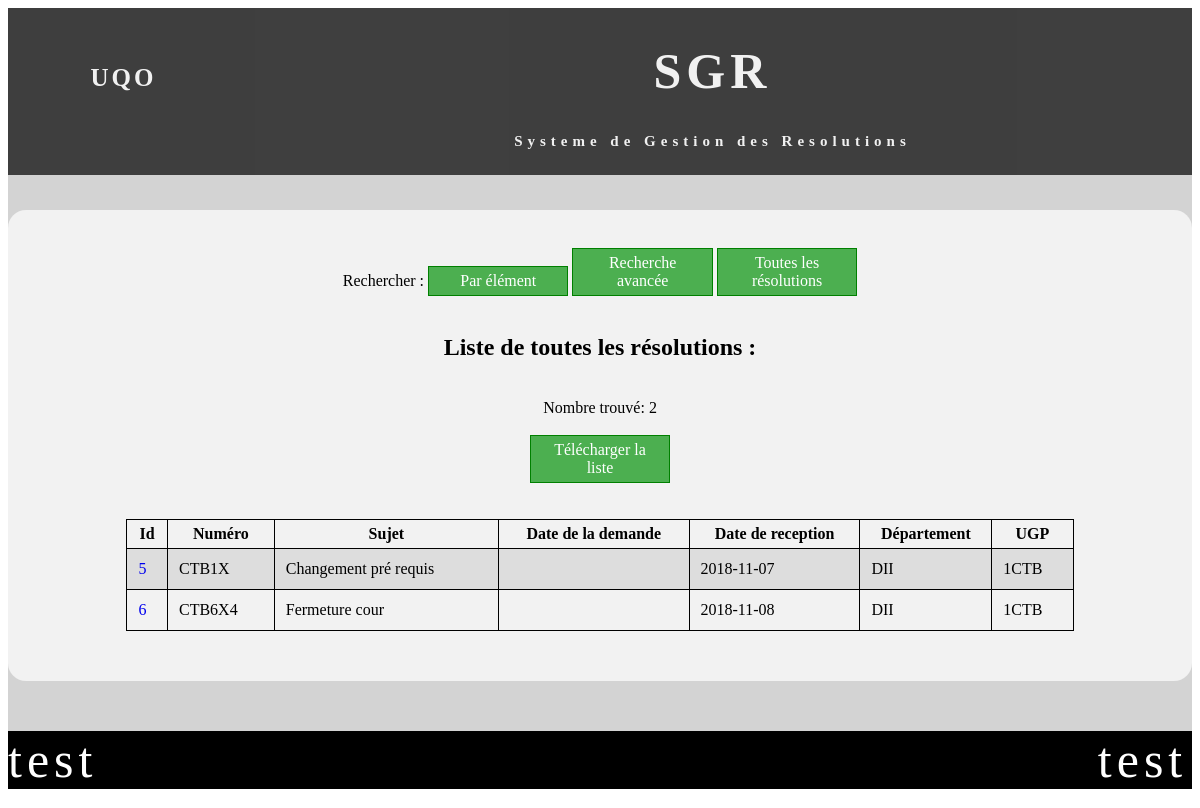
The app's page /index.php?action=voirReso, older data.
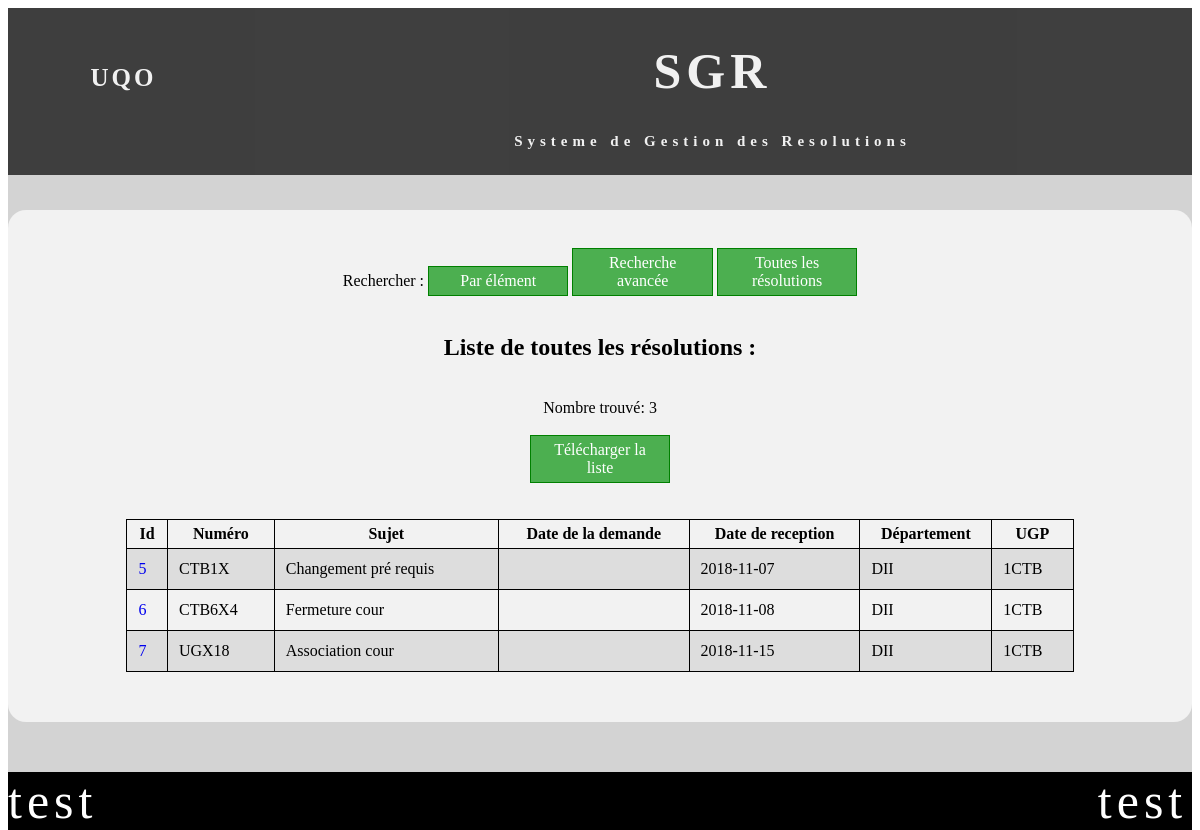
The same page, newer data.
### tables this page shows
CREATE TABLE IF NOT EXISTS `receptionreso` (
  `id` int(5) NOT NULL AUTO_INCREMENT,
  `NumReception` varchar(10) NOT NULL,
  `Sujet` varchar(300) DEFAULT NULL,
  `NumProjet_id` int(11) DEFAULT NULL,
  `DateDemande` date NOT NULL,
  `DateReception` date DEFAULT NULL,
  `Traitement` varchar(60) DEFAULT NULL,
  `Notes` varchar(2000) DEFAULT NULL,
  `Departement_id` varchar(10) DEFAULT NULL,
  `codeUgp_id` varchar(10) DEFAULT NULL,
  `agent_id` varchar(50) DEFAULT NULL,
  PRIMARY KEY (`id`),
  UNIQUE KEY `NumReception` (`id`)
);

### controller/controlPublique.php (called while the page is built, shortened)
<?php
class controlPublique {
    private $vue;
    private $modelReceptionReso;
    function __construct() {
        $this->vue = new VuePublique();
        $this->modelReceptionReso = new ReceptionReso();
    }
    public function rechercheReso() {
        $reso = $this->modelReceptionReso->allResolutionTrie();
        $this->vue->rechercheResolution($reso);
    }
}

### model/receptionReso.php (called while the page is built, shortened)
<?php
class ReceptionReso {
    private $id;
    private $num;
    private $sujet;
    private $dateDemande;
    private $departement_id;
    private $codeUgp_id;
    function creerReceptionReso($i,$n,$s, $np, $dd, $dr, $t,$nt,$d,$c,$a) {
        $reso = new ReceptionReso();
        $reso->id=$i;
        $reso->num = $n;
        $reso->sujet=$s;
        $reso->numProjet_id = $np;
        $reso->dateDemande = $dd;
        $reso->dateReception = $dr;
        $reso->traitement = $t;
        $reso->notes= $nt;
        $reso->departement_id = $d;
        $reso->codeUgp_id = $c;
        $reso->agent_id = $a;
        return ($reso);
    }
    function allResolutionTrie(){
        $bdd = new ConnexionBDD();
        $sql = "SELECT * FROM receptionreso ORDER BY Id ASC";
        $result = mysqli_query($bdd->getConnexionBDD(), $sql);
        $allReso= array();
        while ($row = mysqli_fetch_array($result)) {
            $reso= $this->creerReceptionReso($row["id"],$row["NumReception"], $row["Sujet"],$row["NumProjet_id"],$row["DateDemande"],$row["DateReception"],$row["Traitement"],$row["Notes"],$row["Departement_id"],$row["codeUgp_id"],$row["agent_id"]);
            array_push($allReso,$reso);
        }
        return($allReso);
    }
    function getId() {
        return $this->id;
    }
    function getNum() {
        return $this->num;
    }
    function getSujet() {
        return $this->sujet;
    }
    function getDateDemande() {
        return $this->dateDemande;
    }
    function getDepartement_id() {
        return $this->departement_id;
    }
    function getCodeUgp_id() {
        return $this->codeUgp_id;
    }
}

### model/connexionBDD.php (called while the page is built, shortened)
<?php
class  ConnexionBDD
{
    private  $con;
    function __construct()
    {
        $this->con = mysqli_connect("localhost","root","","decanat");
        $this->con->set_charset('utf8');
    }
    public function getConnexionBDD() {
     return  $this->con;
   }
}
?>

### view/vuePublique.php (the view, shortened to what this page needs)
<?php
class VuePublique {
    public function rechercheResolution($reso) {
        echo('<div id="divconsult" class="">
        <div class="btt2">
        <br>Rechercher :
        <a href="index.php?action=rechercheResoPar">  Par élément  </a>
        <a href="index.php?action=rechercheAvancer">  Recherche avancée  </a>
        <a href="index.php?action=voirReso">          Toutes les résolutions  </a>
        <br> <br>
        <h2>Liste de toutes les résolutions :</h2>
        <br>
        Nombre trouvé: '.$_SESSION['count'].'<br><br>
        <a href="Excel/allResolution.xlsx" download="allResolution.xlsx">Télécharger la liste</a>
        </div><br><br>
        <center>
        <table class="table2" >
        <tr>
            <th>Id</th>
            <th>Numéro</th>
            <th>Sujet</th>
            <th>Date de la demande</th>
            <th>Date de reception</th>
            <th>Département</th>
            <th>UGP</th>
        </tr>');
        foreach ($reso as $value) {
            echo('<tr><td><a href="index.php?action=resolution&id='.$value->getId().'"> '.$value->getId().'</a></td>
                    <td>'.$value->getNum().'</td>
                    <td>'.$value->getSujet().'</td>
                    <td>'.$value->getDateReception().'</td>
                    <td>'.$value->getDateDemande().'</td>
                    <td>'.$value->getDepartement_id().'</td>
                    <td>'.$value->getCodeUgp_id().'</td></tr>'  );
        }
     echo('</table></center></div>');
    }
}

### template/template1.php (shortened to what this page needs)
<!DOCTYPE html>
<html lang="en" dir="ltr">
<head>
    <link rel="stylesheet" type="text/css" href="css/stylesheet.css" />
</head>
<body>
  <div id="page">
    <div id="head" class="row">
      <div id="head1"><br><br>
        <a href="https://uqo.ca" title="Site officiel UQO.ca">UQO</a>
      </div>
      <div id="head2">
        <h1 class="head2" ><a href="index.php">SGR</a></h1>
        <h5 class="head21"><a href="index.php">Systeme de Gestion des Resolutions</a></h5>
      </div>
    </div>
<div id="container" >

### index.php (shortened to what this page needs)
<?php include("template/template1.php") ?>
<?php
if (!isset($_SESSION["user"])) {
    $controlPublic = new controlPublique();
    if (isset($_GET["action"])) {
        switch ($_GET["action"]) {
            case "voirReso":
                 $controlPublic->rechercheReso();
                break;
        }
    } else {
        header('Location: index.php?action=accueil');
        exit();
    }
}
?>
<?php include("template/template2.php") ?>

### template/template2.php
</div>
<div id="footer" class="row">
  <div id="divl" class="head2">test</div>
  <div id="divr" class="head2">test</div>
</div>
</div>
</body>
</html>

### css/stylesheet.css (style rules this page uses)
html, body { height: 100%; }
#page { width: 100%; background-color: lightgray; }
.row:after { content: ""; display: table; clear: both; }
#head { height: 20%; width: 100%; background-color: black; opacity: 0.7; }
#head1 { float: left; width: 19.5%; height: 100%; color: white; font-family: tahoma; font-size: 25px; text-align: center; letter-spacing: 3px; font-weight: bold; }
#head1 a:link, a:hover { color: inherit; text-decoration: none; background-color: inherit; }
#head2 { float: left; width: 80%; height: 100%; color: white; text-align: center; }
#head2 a:link, a:hover { color: inherit; text-decoration: none; background-color: inherit; }
.head2 { width: 100%; letter-spacing: 5px; font-size: 50px; }
.head21 { width: 100%; letter-spacing: 5px; font-size: 15px; }
#container { width: 100%; }
#footer { width: 100%; background-color: black; }
#divl { color: white; width: 49.6%; text-align: left; float: left; }
#divr { color: white; width: 50%; text-align: right; float: left; }
#divconsult { height: 70%; margin-top: 35px; margin-bottom: 50px; padding-top: 20px; padding-bottom: 50px; border-radius: 18px; background-color: #f2f2f2; text-align: center; }
.btt2 a:link { background-color: #4CAF50; border: 1px solid green; color: white; text-align: center; text-decoration: none; padding: 5px 10px; cursor: pointer; width: 10%; display: inline-block;; }
.table2 tr:nth-child(even) { background-color: #dddddd; }
.table2 a:link { text-decoration: none; }
.table2 { width: 80%; border-collapse: collapse; }
.table2 th { padding: 5px; border: 1px solid black; }
.table2 td { text-align: left; padding: 11px; border: 1px solid black; }

Row changes from the older to the newer data that the page shows:
added receptionreso: id "7", NumReception "UGX18", Sujet "Association cour", DateDemande "2018-11-15", Departement "DII", codeUgp "1CTB"
Text that changed along with them:
$_SESSION['count']: "2" → "3"
